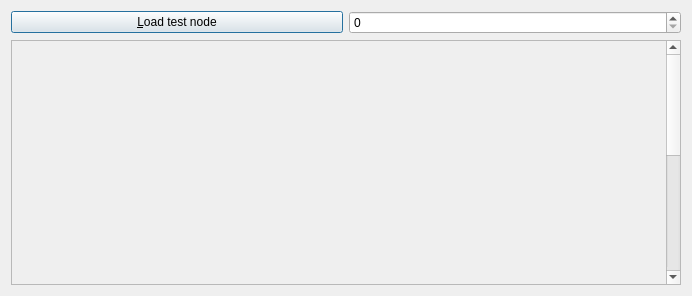
<?xml version="1.0" encoding="UTF-8"?>
<ui version="4.0">
 <class>QtConceptMapTestNodeDialog</class>
 <widget class="QDialog" name="QtConceptMapTestNodeDialog">
  <property name="geometry">
   <rect>
    <x>0</x>
    <y>0</y>
    <width>692</width>
    <height>296</height>
   </rect>
  </property>
  <property name="windowTitle">
   <string>Test Node</string>
  </property>
  <layout class="QVBoxLayout" name="verticalLayout">
   <item>
    <layout class="QHBoxLayout" name="horizontalLayout">
     <item>
      <widget class="QPushButton" name="button_load">
       <property name="text">
        <string>&amp;Load test node</string>
       </property>
      </widget>
     </item>
     <item>
      <widget class="QSpinBox" name="box_test"/>
     </item>
    </layout>
   </item>
   <item>
    <widget class="QScrollArea" name="scrollArea">
     <property name="widgetResizable">
      <bool>true</bool>
     </property>
     <widget class="QWidget" name="scrollAreaWidgetContents">
      <property name="geometry">
       <rect>
        <x>0</x>
        <y>0</y>
        <width>657</width>
        <height>518</height>
       </rect>
      </property>
      <layout class="QHBoxLayout" name="horizontalLayout_2">
       <item>
        <widget class="QWidget" name="widget_left" native="true">
         <property name="minimumSize">
          <size>
           <width>300</width>
           <height>500</height>
          </size>
         </property>
        </widget>
       </item>
       <item>
        <widget class="QWidget" name="widget_right" native="true">
         <property name="minimumSize">
          <size>
           <width>300</width>
           <height>500</height>
          </size>
         </property>
        </widget>
       </item>
      </layout>
     </widget>
    </widget>
   </item>
  </layout>
 </widget>
 <resources/>
 <connections/>
</ui>
